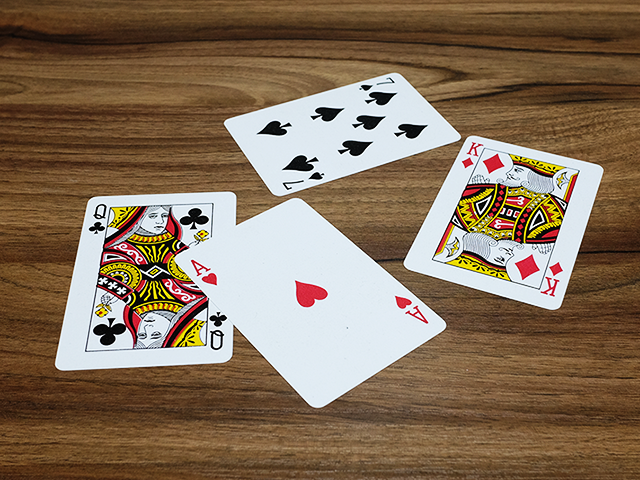
//> input picture Canny/card.bmp, 640 x 480 px
$ ./main   (built with g++ and OpenCV 4)
//> lines starting //> are read from the running program, lines starting //| are printed output that depends on the picture
#include "opencv2/opencv.hpp"
#include <iostream>

using namespace cv;
using namespace std;

void canny_edge(){
	Mat src = imread("card.bmp", IMREAD_GRAYSCALE);
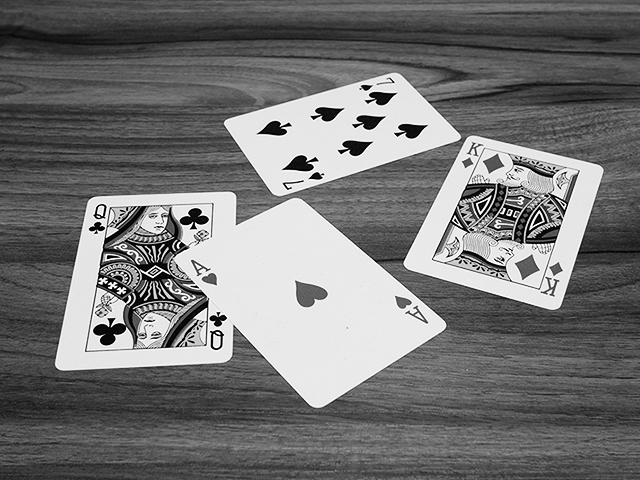
//> src: 480 rows x 640 cols, CV_8UC1; min 0, max 255, mean 116.2

	if (src.empty()){
		cerr << "Image load failed!" << endl;
		return;
	}

	Mat dst1, dst2;
	Canny(src, dst1, 50, 100);
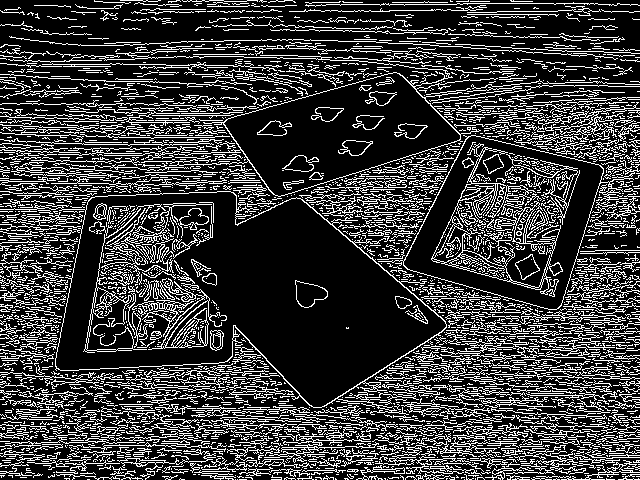
//> dst1: 480 rows x 640 cols, CV_8UC1; 23.4% white in thin lines or dots
	Canny(src, dst2, 210, 220);
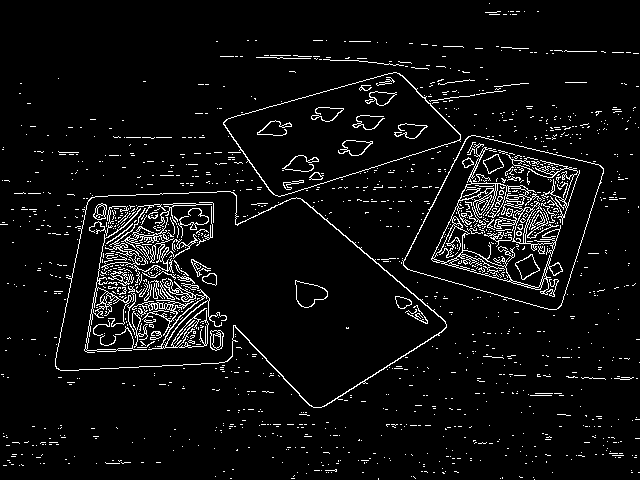
//> dst2: 480 rows x 640 cols, CV_8UC1; 5.5% white in thin lines or dots

	imshow("src", src);
	imshow("dst1", dst1);
	imshow("dst2", dst2);

	waitKey();
	destroyAllWindows();
}

int main(){
	canny_edge();
	return 0;
}
